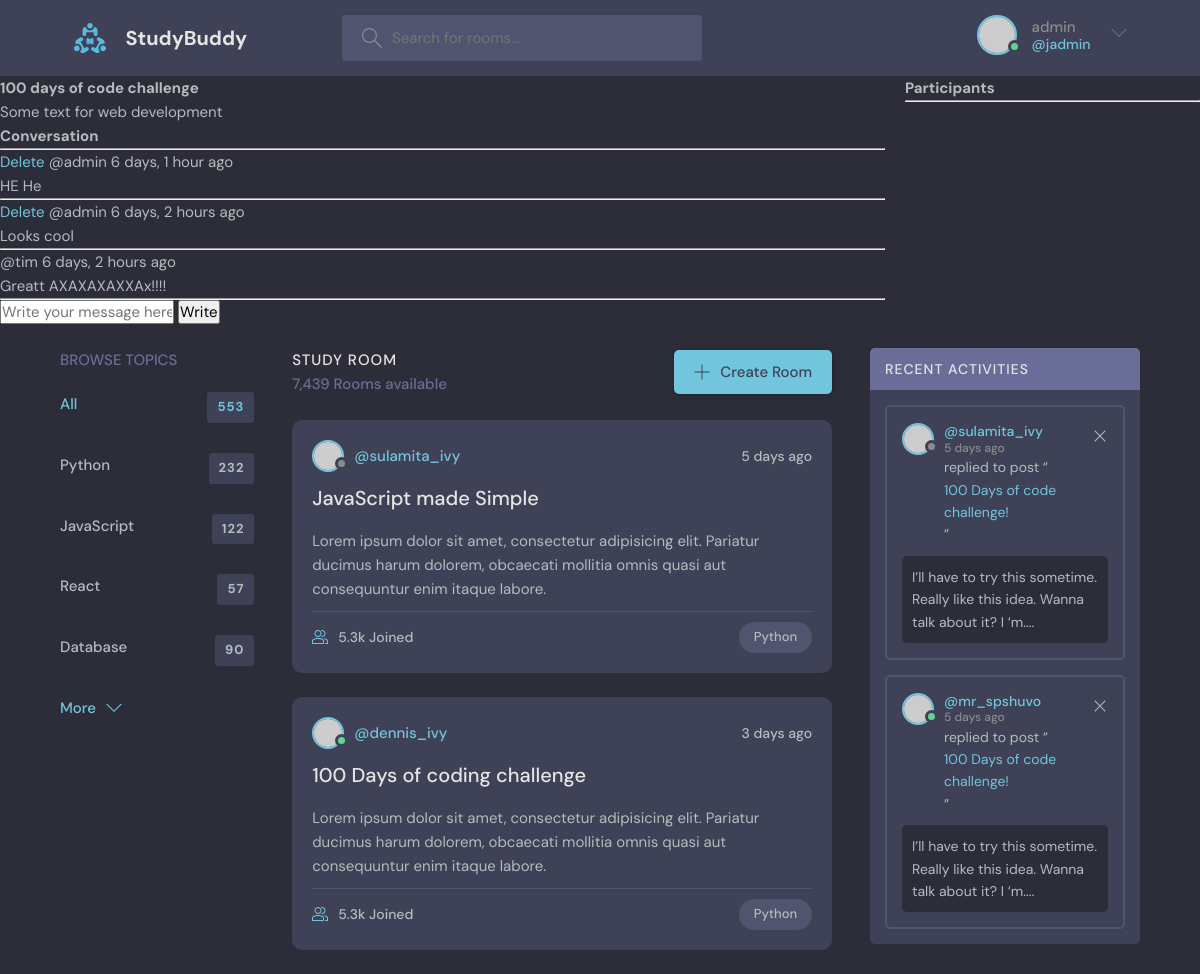
/room/2 (signed in), run on the app's committed database.
### base/models.py (models this page shows, shortened)
class Room(models.Model):
    host = models.ForeignKey(User,on_delete=models.SET_NULL,null=True)
    topic =  models.ForeignKey(Topic,on_delete=models.SET_NULL,null=True)
    name = models.CharField( max_length=200)
    description = models.TextField(null=True,blank=True)
    participants=models.ManyToManyField(User, related_name='participants',blank=True)
    updated = models.DateTimeField(auto_now=True)
    created = models.DateTimeField(auto_now_add=True)
    class Meta:
        ordering = ['-updated','-created']

class Message(models.Model):
    user = models.ForeignKey(User,on_delete=models.CASCADE)
    room = models.ForeignKey(Room,on_delete=models.CASCADE)
    body = models.TextField()
    updated = models.DateTimeField(auto_now=True)
    created = models.DateTimeField(auto_now_add=True)
    class Meta:
        ordering = ['-updated','-created']

### base/views.py (the view, shortened to what this page needs)
# urls.py: path('room/<str:pk>', views.room, name='room'),
def room(request,pk):
    room = Room.objects.get(pk=pk)
    room_messages = room.message_set.all()
    context = {'room':room , 'room_messages':room_messages}
    return render(request, 'base/room.html' ,context)

### base/templates/base/room.html (shortened to what this page needs)
{% extends "main.html" %}
{% block content %}
<div class="room-container">
  <div>
    <b><h1>{{room.name}}</h1></b>
    <p>{{room.description}}</p>
    <div class="comment-wrapper">
      <h3>Conversation</h3>
      <hr />
      {% for message in room_messages %}
      <div>
        {% if request.user == message.user %}
        <a href="{% url 'delete-message' message.id %}">Delete</a>
        {% endif %}
        <small>@{{message.user}} {{message.created|timesince }} ago</small>
        <p>{{message.body}}</p>
        <hr />
      </div>
      {% endfor %}
    </div>
    {% if request.user.is_authenticated %}
    <div class="comment-form">
      <form action="" method="POST">
        <input type="text" name="body" placeholder="Write your message here" />
        <input type="submit" value="Write" />
      </form>
    </div>
    {% endif %}
  </div>
  <div>
    <h3>Participants</h3>
    <hr>
  </div>
</div>
{% endblock content %}

### templates/navbar.html (shortened to what this page needs)
{% load static  %}
<header class="header header--loggedIn">
  <div class="container">
    <a href="{% url 'home' %}" class="header__logo">
      <img src="{% static 'images/logo.svg' %}" />
      <h1>StudyBuddy</h1>
    </a>
    <form class="header__search" method="GET" action={% url 'home' %}>
      <label>
        <input name='q' placeholder="Search for rooms..." />
      </label>
    <nav class="header__menu">
      {% if request.user.is_authenticated %}
      <div class="header__user">
        <a href="profile.html">
          <div class="avatar avatar--medium active">
            <img src="https://randomuser.me/api/portraits/men/37.jpg" />
          </div>
          <p>{{request.user.username}}<span>@j{{request.user.username}}</span></p>
        </a>
        <button class="dropdown-button">
          <svg version="1.1" xmlns="http://www.w3.org/2000/svg" width="32" height="32" viewBox="0 0 32 32">
            <title>chevron-down</title>
            <path d="M16 21l-13-13h-3l16 16 16-16h-3l-13 13z"></path>
          </svg>
        </button>
      </div>
      {% else %}
      <a href="{% url 'login' %}">
        <img src="{% static "images/avatar.svg" %}" alt="">
        <p>Login</p>
      </a>
      {% endif %}
    </nav>
  </div>
</header>

### static/styles/style.css (style rules this page uses)
:root { --color-main: #71c6dd; --color-main-light: #e1f6fb; --color-dark: #3f4156; --color-dark-medium: #51546e; --color-dark-light: #696d97; --color-light: #e5e5e5; --color-gray: #8b8b8b; --color-light-gray: #b2bdbd; --color-bg: #2d2d39; --color-success: #5dd693; --color-error: #fc4b0b; }
* { font-family: "DM Sans", -apple-system, BlinkMacSystemFont, "Segoe UI", Roboto, Oxygen, Ubuntu, Cantarell, "Open Sans", "Helvetica Neue", sans-serif; margin: 0; padding: 0; box-sizing: border-box; text-rendering: optimizeLegibility; font-size: inherit; }
html { font-size: 56.25%; }
@media only screen and (min-width: 1200px) { html { font-size: 62.5%; } }
body { line-height: 1.6; font-weight: 400; font-size: 1.5rem; color: var(--color-light-gray); background-color: var(--color-bg); min-height: 100vh; }
img { width: 100%; }
a { display: inline-block; color: var(--color-main); text-decoration: none; }
.container { max-width: 120rem; width: 90%; margin: auto; }
.avatar { position: relative; display: inline-block; border-radius: 50%; border: 2px solid var(--color-main); }
.avatar img { display: block; border-radius: 50%; object-fit: cover; object-position: center; }
.avatar::after { content: ""; display: block; position: absolute; background-color: var(--color-gray); z-index: 111; border-radius: 50%; border: 0.3rem solid var(--color-dark); }
.avatar.active::after { background-color: var(--color-success); }
.avatar.avatar--medium img { width: 3.6rem; height: 3.6rem; border-radius: 50%; }
.avatar.avatar--medium:after { width: 0.7rem; height: 0.7rem; bottom: 0px; right: -6px; }
.header { padding: 1.5rem; background-color: var(--color-dark); }
.header > .container { display: flex; gap: 9.5rem; }
.header__logo, .header__user { display: flex; gap: 2rem; align-items: center; }
.header__logo > img { height: 3.2rem; width: 3.2rem; }
.header__logo > h1 { font-weight: 700; font-size: 2rem; color: var(--color-light); }
.header__search > label { background-color: var(--color-dark-medium); padding: 1.3rem 1rem; display: flex; align-items: center; gap: 1rem; border-radius: 4px; }
.header__search svg { fill: var(--color-gray); width: 2rem; height: 2rem; margin-left: 1rem; }
.header__search input { width: 30rem; background: transparent; border: none; outline: none; color: var(--color-light); }
.header__menu { margin-left: auto; position: relative; }
.header__menu a { display: flex; gap: 1.5rem; align-items: center; font-weight: 500; text-decoration: none; color: var(--color-gray); }
.header__menu img { height: 3.6rem; }
.header__menu p { line-height: 1.2; }
.header__menu span { color: var(--color-main); font-weight: 500; font-size: 1.4rem; display: block; }
.header__menu svg { width: 1.6rem; height: 1.6rem; fill: var(--color-dark-light); }
.dropdown-button { background: transparent; border: 0; outline: 0; cursor: pointer; }

### base/templates/base/room.html (style rules this page uses)
.room-container { display:grid; grid-template-columns: 3fr 1fr; gap: 20px; }

### data on the page
Room: name "100 days of code challenge", description "Some text for web development"
Message: shows "Delete", user "admin", created "6 days, 1 hour", body "HE He"
Message: shows "Delete", user "admin", created "6 days, 2 hours", body "Looks cool"
Message: user "tim", created "6 days, 2 hours", body "Greatt AXAXAXAXXAx!!!!"

### other printed values
{{ request.user.username }} "admin"
